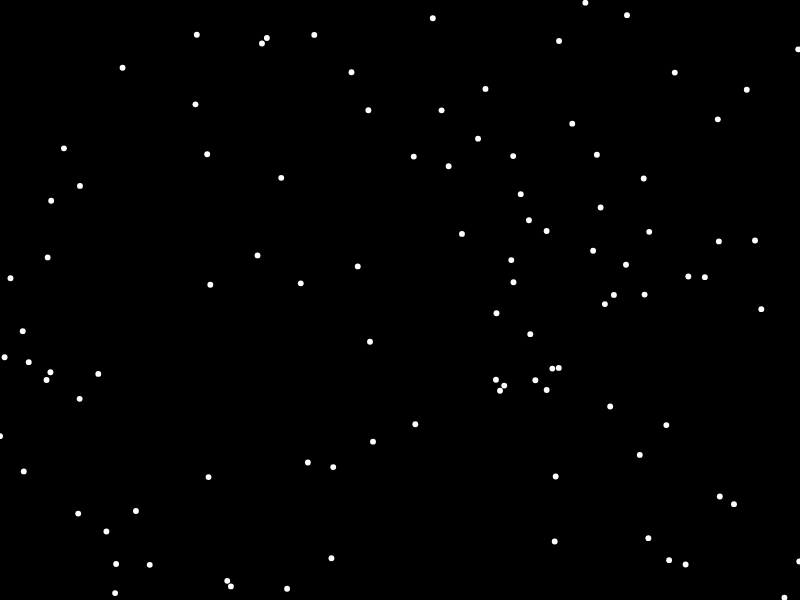
Frame 1 (no input)
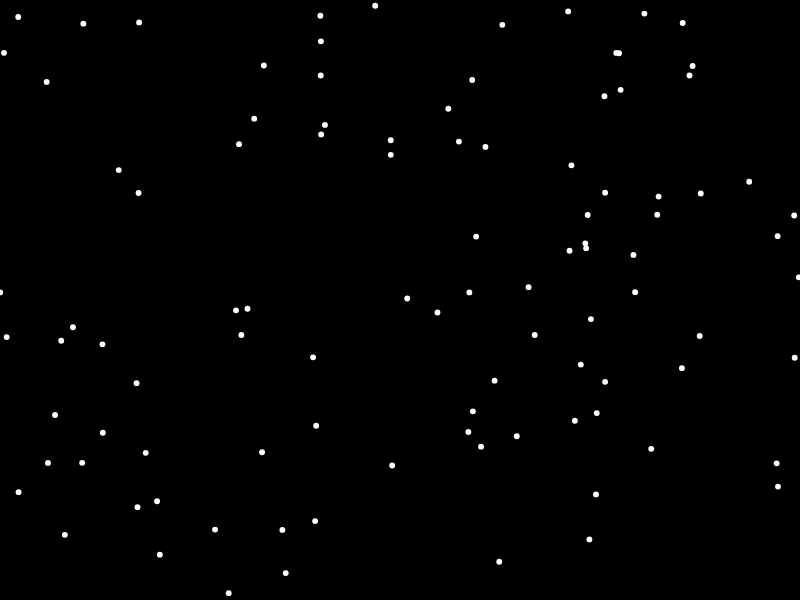
Frame 60 (no input)
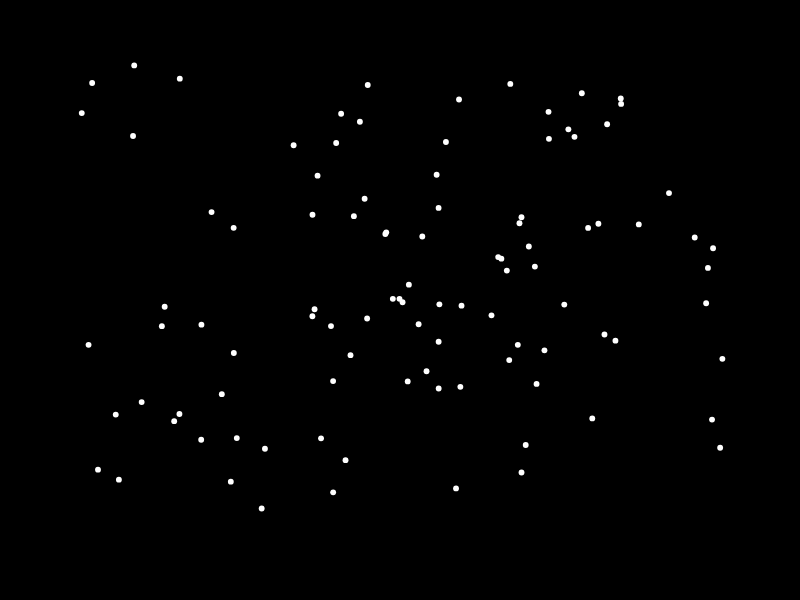
Frame 120 (the mouse pressed at the canvas centre since frame 60)

The p5.js sketch that drew these frames (run headless with seeded random() and noise() and a simulated clock; from frame 60 on, the mouse is pressed at the canvas centre):

// p5.js sketch
// ── sketch.js
let particles = [];
let target;
let isGathering = false;
let shapeType = '';

class Particle {
  constructor() {
    this.position = createVector(random(width), random(height));
    this.velocity = p5.Vector.random2D();
    this.size = 5 * 1.3 * 0.9; // Updated size, 0.9 times smaller
    this.speed = 2;
    this.isArranged = false;
    this.color = color(255); // Default white
  }

  move() {
    if (isGathering && target) {
      let direction = p5.Vector.sub(target, this.position);
      direction.setMag(this.speed);
      this.velocity.lerp(direction, 0.05);
    }
    this.position.add(this.velocity);
    this.wrapAround();
  }

  display() {
    fill(this.color);
    noStroke();
    ellipse(this.position.x, this.position.y, this.size, this.size);
  }

  wrapAround() {
    if (this.position.x > width) this.position.x = 0;
    if (this.position.x < 0) this.position.x = width;
    if (this.position.y > height) this.position.y = 0;
    if (this.position.y < 0) this.position.y = height;
  }

  vibrate() {
    if (this.isArranged) {
      this.position.x += random(-1, 1);
      this.position.y += random(-1, 1);
    }
  }
}

function setup() {
  createCanvas(800, 600);
  background(0);
  for (let i = 0; i < 100; i++) {
    particles.push(new Particle());
  }
}

function draw() {
  background(0);
  particles.forEach(particle => {
    particle.move();
    particle.display();
    particle.vibrate();
  });
}

function mousePressed() {
  target = createVector(mouseX, mouseY);
  isGathering = true;
  shapeType = random(['circle', 'square', 'human']);

  setTimeout(() => {
    arrangeParticles(shapeType);
    isGathering = false;
  }, 3000); // 3 seconds delay
}

function arrangeParticles(shape) {
  switch (shape) {
    case 'circle':
      arrangeInCircle(target, 100); // Earth representation
      break;
    case 'square':
      arrangeInSquare(target, 100); // Moon representation
      break;
    case 'human':
      arrangeInHumanShape(target, 50); // Universe representation
      break;
  }
}

function arrangeInCircle(center, radius) {
  let angleStep = TWO_PI / particles.length;
  particles.forEach((particle, index) => {
    let angle = angleStep * index;
    particle.position.x = center.x + cos(angle) * radius;
    particle.position.y = center.y + sin(angle) * radius;
    particle.isArranged = true;
    particle.color = (index % 5 === 0) ? commonColor() : earthColor(); // Common color every fifth particle
  });
}

function earthColor() {
  let colors = [color(0, 128, 0), color(0, 0, 255), color(139, 69, 19)]; // Green, Blue, Brown
  return random(colors);
}

function arrangeInSquare(center, halfWidth) {
  let numPerSide = sqrt(particles.length);
  particles.forEach((particle, index) => {
    let row = floor(index / numPerSide);
    let col = index % numPerSide;
    particle.position.x = center.x + col * (halfWidth * 2 / numPerSide) - halfWidth;
    particle.position.y = center.y + row * (halfWidth * 2 / numPerSide) - halfWidth;
    particle.isArranged = true;
    particle.color = (index % 5 === 0) ? commonColor() : moonColor(); // Common color every fifth particle
  });
}

function moonColor() {
  let colors = [color(192, 192, 192), color(128, 128, 128), color(255)]; // Silver, Gray, White
  return random(colors);
}

function arrangeInHumanShape(center, size) {
  let numParticles = particles.length;
  let bodyHeight = size * 4;
  let bodyWidth = size * 2;
  let headRadius = size;

  // Arrange particles for the head
  for (let i = 0; i < numParticles / 5; i++) {
    let angle = random(TWO_PI);
    let r = random(headRadius);
    particles[i].position.x = center.x + cos(angle) * r;
    particles[i].position.y = center.y - bodyHeight / 2 + sin(angle) * r;
    particles[i].isArranged = true;
    particles[i].color = (i % 5 === 0) ? commonColor() : universeColor(); // Common color every fifth particle
  }

  // Arrange particles for the body
  for (let i = floor(numParticles / 5); i < numParticles; i++) {
    particles[i].position.x = center.x + random(-bodyWidth / 2, bodyWidth / 2);
    particles[i].position.y = center.y - bodyHeight / 2 + random(headRadius * 2, bodyHeight);
    particles[i].isArranged = true;
    particles[i].color = (i % 5 === 0) ? commonColor() : universeColor(); // Common color every fifth particle
  }
}

function universeColor() {
  // Returns a color representing the Universe
  return color(random(255), random(255), random(255)); // Random bright color
}

function commonColor() {
  // Returns a light blue color that is common across all shapes
  return color(173, 216, 230); // Light Blue
}

// Additional functions or class definitions (if needed)
